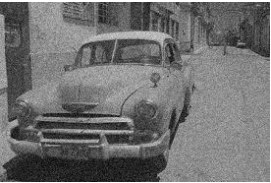
#> input picture BSCOMPUTER ENGINEERING/4th YEAR OF COMPUTER ENGINEERING/7th SEMESTER/DIGITAL IMAGE PROCESSING/MIDTERM PERPEARTIONPROGRAMS/car.jpg, 271 x 183 px
$ python car.py
#> lines starting #> are read from the running program, lines starting #| are printed output that depends on the picture
import cv2
import numpy as np
import matplotlib.pyplot as plt
# Load the image
image = cv2.imread('car.jpg', cv2.IMREAD_GRAYSCALE)#Gaussian Blur filtering image
#> image is the input picture: shape (183, 271); min 0, max 255, mean 112.4
# Apply Gaussian Blur
smoothed_image = cv2.GaussianBlur(image, (5, 5), 0)
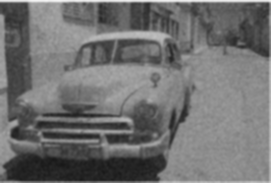
#> smoothed_image: shape (183, 271); min 24, max 243, mean 111.9
# Display the original and smoothed images
plt.figure(figsize=(10, 5))
plt.subplot(1, 2, 1)
plt.title('Original Image')
plt.imshow(image, cmap='gray')
plt.axis('off')
plt.subplot(1, 2, 2)
plt.title('Smoothed Image')
plt.imshow(smoothed_image, cmap='gray')
plt.axis('off')
plt.show()
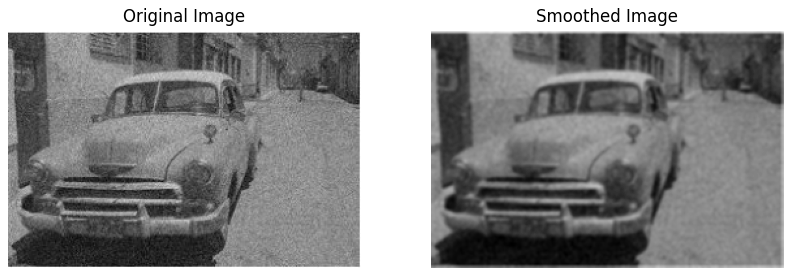
#> figure drawn by matplotlib, 2 panels

$ run again, with BSCOMPUTER ENGINEERING/4th YEAR OF COMPUTER ENGINEERING/7th SEMESTER/DIGITAL IMAGE PROCESSING/MIDTERM PERPEARTIONPROGRAMS/APPLEANDTREE.jpg copied over BSCOMPUTER ENGINEERING/4th YEAR OF COMPUTER ENGINEERING/7th SEMESTER/DIGITAL IMAGE PROCESSING/MIDTERM PERPEARTIONPROGRAMS/car.jpg
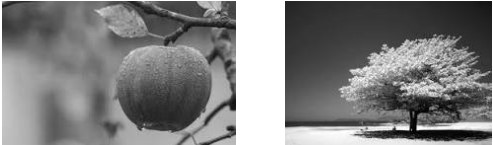
#> input picture BSCOMPUTER ENGINEERING/4th YEAR OF COMPUTER ENGINEERING/7th SEMESTER/DIGITAL IMAGE PROCESSING/MIDTERM PERPEARTIONPROGRAMS/APPLEANDTREE.jpg, 493 x 145 px
#> image is the input picture: shape (145, 493); min 0, max 255, mean 125.9
#> `smoothed_image = cv2.GaussianBlur(image, (5, 5), 0)`:
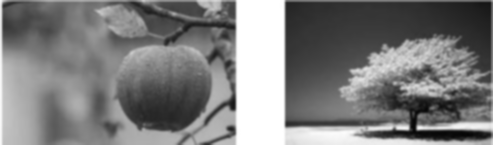
#> smoothed_image: shape (145, 493); min 5, max 255, mean 125.4
#> `plt.show()`:
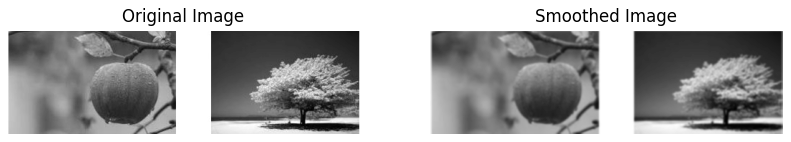
#> figure drawn by matplotlib, 2 panels
